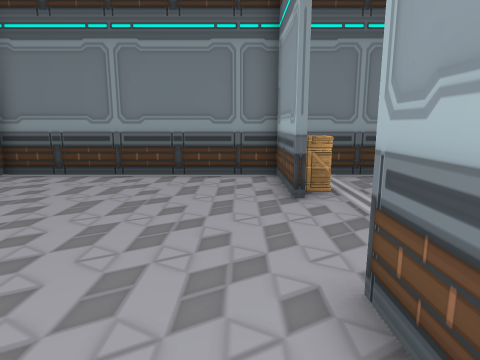
view 1 (above)

22 first-person views from a walk through a 3-D level made in the Unity game engine. The camera is 1.5 m above the floor, tilts 10° down and sees 75° across. The floor is counted in squares, 1 m on a side. Each view is taken from the middle of a square. On the plan, view 1 faces up. The plan holds only what a view shows up to about 15 squares ahead; the rest is blank. The player character is not drawn. Door leaves are left out, so doorways stand open. Some surface patterns are stand-ins.

view 2
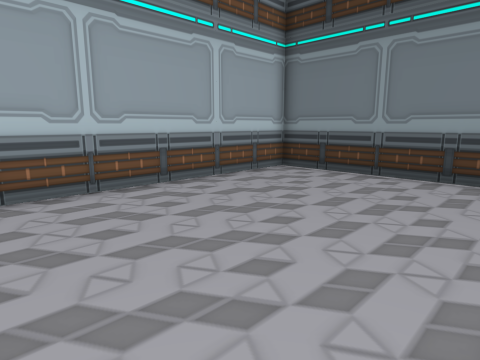

view 3
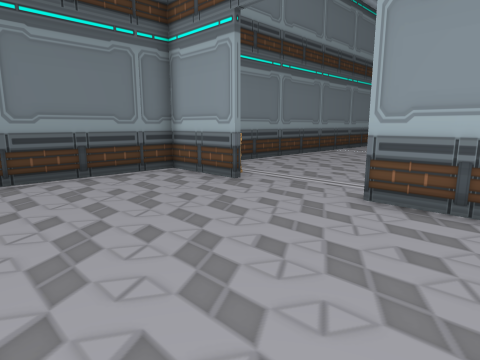

view 4
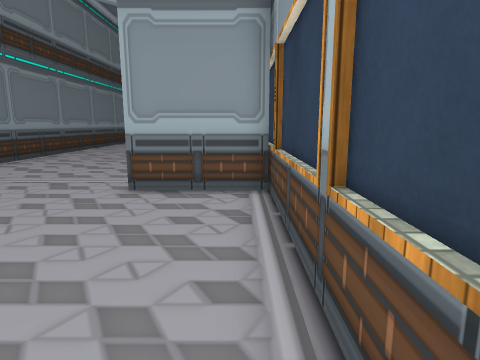

view 5
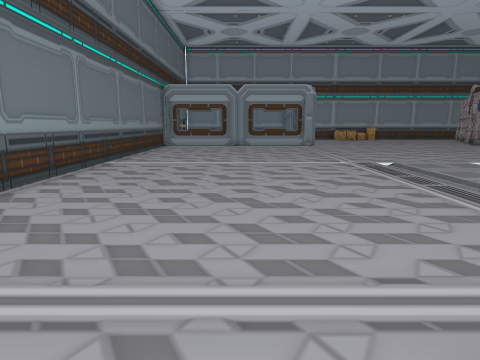

view 6
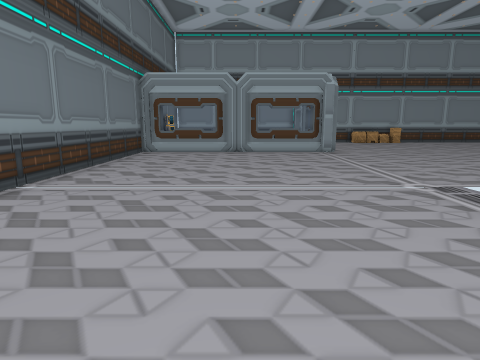

view 7
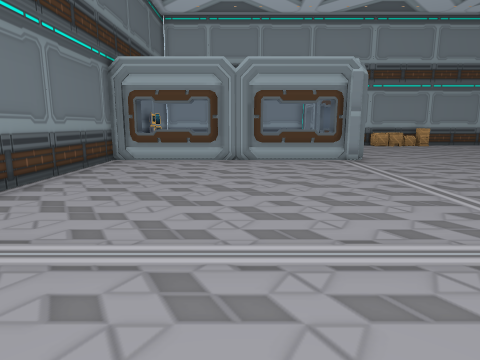

view 8
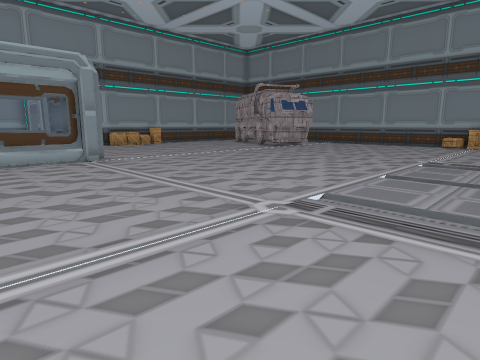

view 9
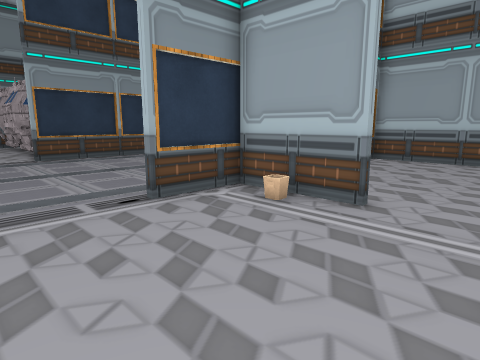

view 10
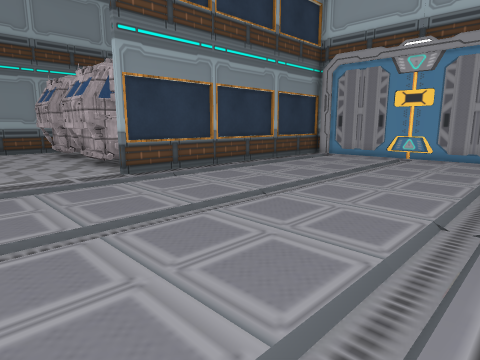

view 11
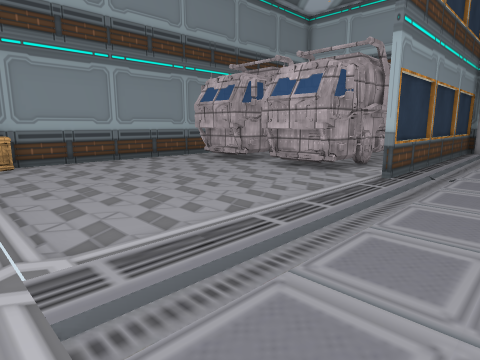

view 12
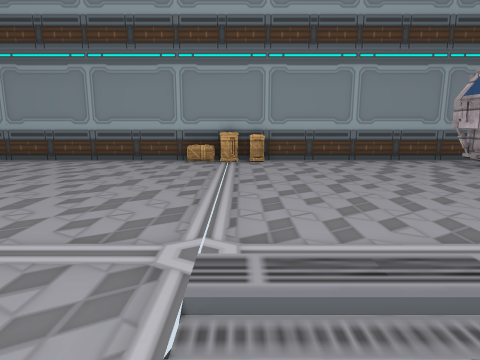

view 13
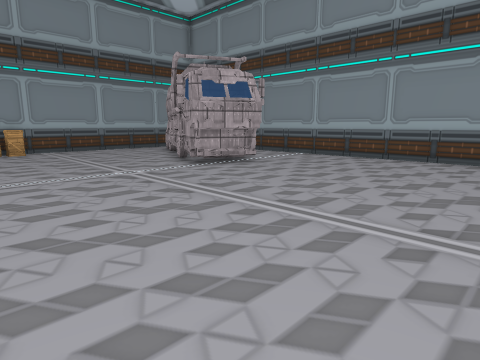

view 14
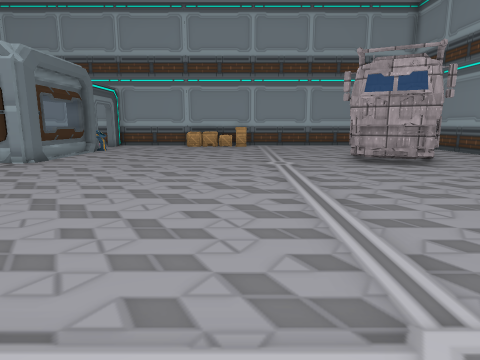

view 15
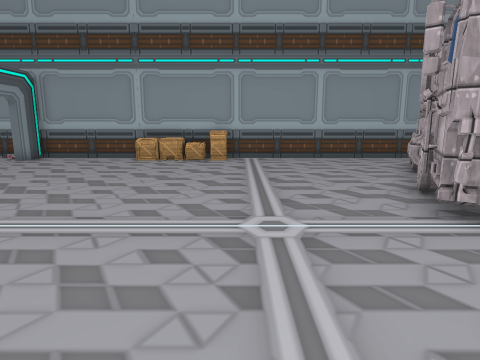

view 16
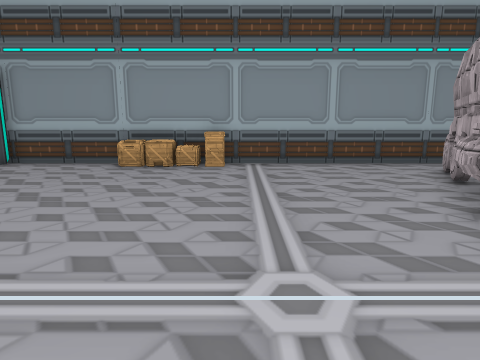

view 17
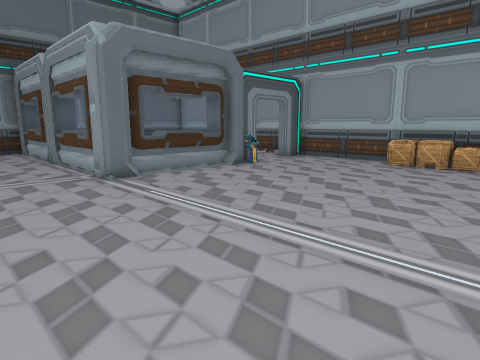

view 18
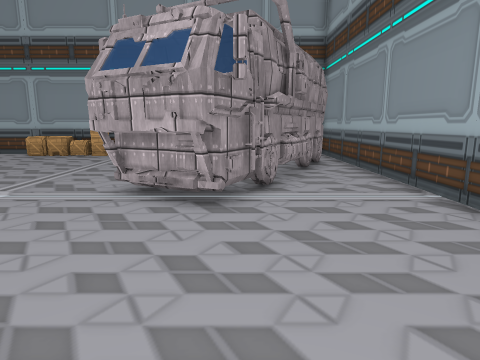

view 19
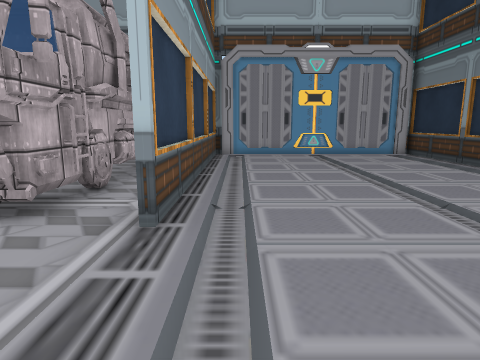

view 20
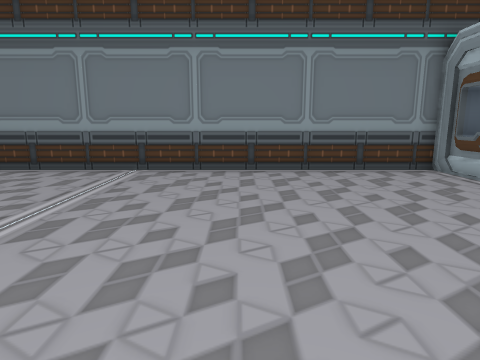

view 21
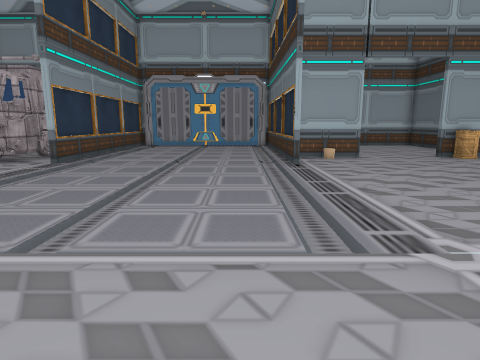

view 22
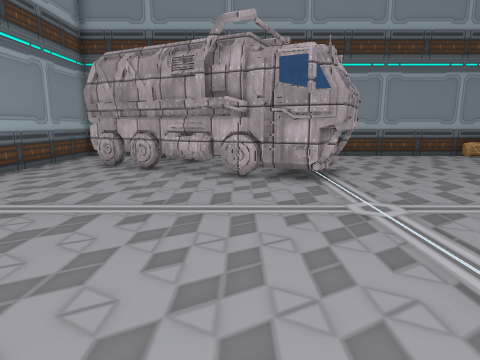

### Floor plan
Key: @ floor where view 1 was taken; # wall or solid block; . floor; / step, stairs or slope; D open door; = window, fence, low wall or low ledge; T truck; O other object.
Columns run from 7 left of view 1 to 32 right of it. Each row starts with its distance up from view 1.
 10 ###############################
  9 #.......#....DD...............#
  8 #.......#O...DD...............=
  7 #.......#O...DD...............=
  6 #.......D.....................=
  5 #.......D.....................#
  4 #.......D.....................#
  3 #.......D.....................=
  2 #.......#.....................=
  1 #.......#/....................=        #
  0 #...DD.@#.....................=       .#
 -1 ###########...................#===###..#
 -2 #......................................#
 -3 #......................................#
 -4 #......................................#
 -5 #......................................#
 -6 #.....................................OO
 -7 #.....................................OO
 -8 #......................................O
 -9 #.....................................OO
-10 ############...........................#
-11             ...........................#
-12      TTTTTTT...........................#
-13         TTTT.................TT........#
-14         TTTT.................TTTT......#
-15         TTTT................TTTTTTT....#
-16        TTTTT.................TTT  TTT..#
-17         TTTT...................TTT  TTT#
-18          TTT....................TTTT   #
-19           TT....................DD.TT  #
-20          #########OOOO##########DD######

Where each view was taken, in squares from view 1:
view 1: 0 up, 0 right, facing up
view 2: 0 up, 0 right, facing up-left
view 3: 0 up, 5 left, facing up-right
view 4: 0 up, 6 left, facing right
view 5: 4 up, 0 right, facing right
view 6: 4 up, 5 right, facing right
view 7: 4 up, 9 right, facing right
view 8: 4 up, 9 right, facing down-right
view 9: 5 up, 7 right, facing down-left
view 10: 1 down, 8 right, facing down-left
view 11: 7 down, 13 right, facing down-left
view 12: 7 down, 12 right, facing down
view 13: 6 down, 13 right, facing down-right
view 14: 9 down, 11 right, facing right
view 15: 10 down, 18 right, facing right
view 16: 10 down, 20 right, facing right
view 17: 10 down, 19 right, facing up-right
view 18: 16 down, 16 right, facing right
view 19: 9 down, 8 right, facing left
view 20: 1 down, 16 right, facing up
view 21: 3 down, 16 right, facing left
view 22: 5 down, 25 right, facing down
